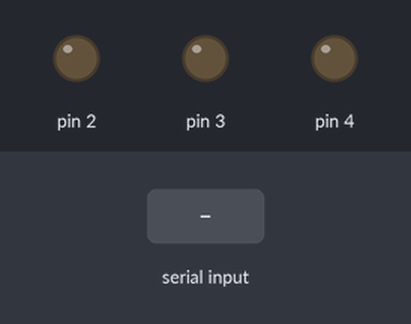
A sketch run on a simulated Arduino Uno, built with avr-gcc and run on an emulated ATmega328P. On the bench: output pins drawn as LEDs (lit = HIGH). The inputs (shaded band) are chosen by the test bench.

Above: at 1.2 s.
1.3 s: "b" received over Serial
At 2.0 s:
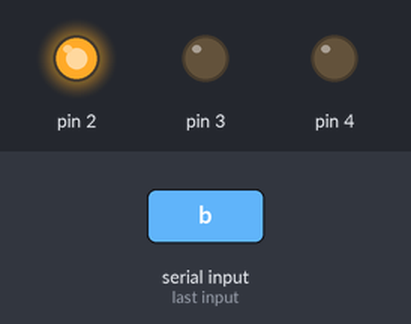
4.3 s: "a" received over Serial
At 6.2 s:
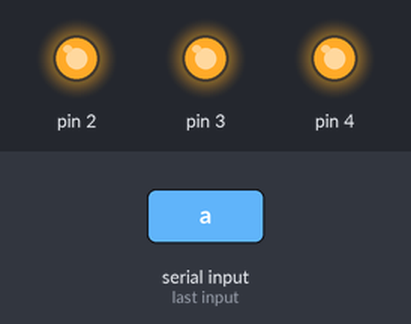
6.8 s: "c" received over Serial
At 7.4 s:
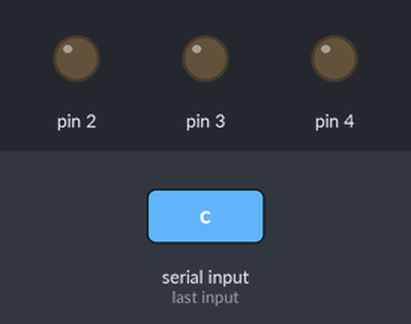
Timing chart, 0 to 9.8 s (numbered marks = the images above; inputs shaded):
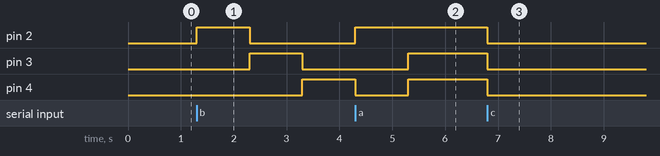

The sketch:

calase6_ej15_Aviso_luminoso_.ino
```cpp
void setup()
{
  Serial.begin(9600);
  pinMode(4, OUTPUT);
  pinMode(3, OUTPUT);
  pinMode(2, OUTPUT);
}

void loop()
{
  if(Serial.available()>0)
  {
    char caracter=Serial.read();

    if(caracter=='a')
    {
      digitalWrite(4, HIGH);
      digitalWrite(3, HIGH);
      digitalWrite(2, HIGH);
    }

    if(caracter=='b')
    {
      digitalWrite(4, LOW);
      digitalWrite(3, LOW);
      digitalWrite(2, LOW);

      for (int pin = 2; pin < 5; pin++)
      {
        caracter=Serial.read();
        digitalWrite(pin, HIGH);
        delay(1000);
        digitalWrite(pin, LOW);

        if(pin==4)
        {
          pin=1;
        }

        if(caracter=='c')
        {
          pin=6;
        }
        if(caracter=='a')
        {
          pin=6;
          digitalWrite(4, HIGH);
     	    digitalWrite(3, HIGH);
    	    digitalWrite(2, HIGH);
        }
      }
    }

    if(caracter=='c')
    {
      digitalWrite(4, LOW);
      digitalWrite(3, LOW);
      digitalWrite(2, LOW);
    }
  }
}
```

Measured:
- after the input at 1.3 s, pin 2: LOW → HIGH at once, → LOW 1.0 s later; pin 3: LOW → HIGH after 1.0 s, → LOW 1.0 s later; pin 4: LOW → HIGH after 2.0 s
- after the input at 4.3 s, pin 2: goes on until 4.3 s, then stays HIGH; pin 3: goes on until 5.3 s, then stays HIGH
- after the input at 6.8 s, pin 2–4: HIGH → LOW at once
